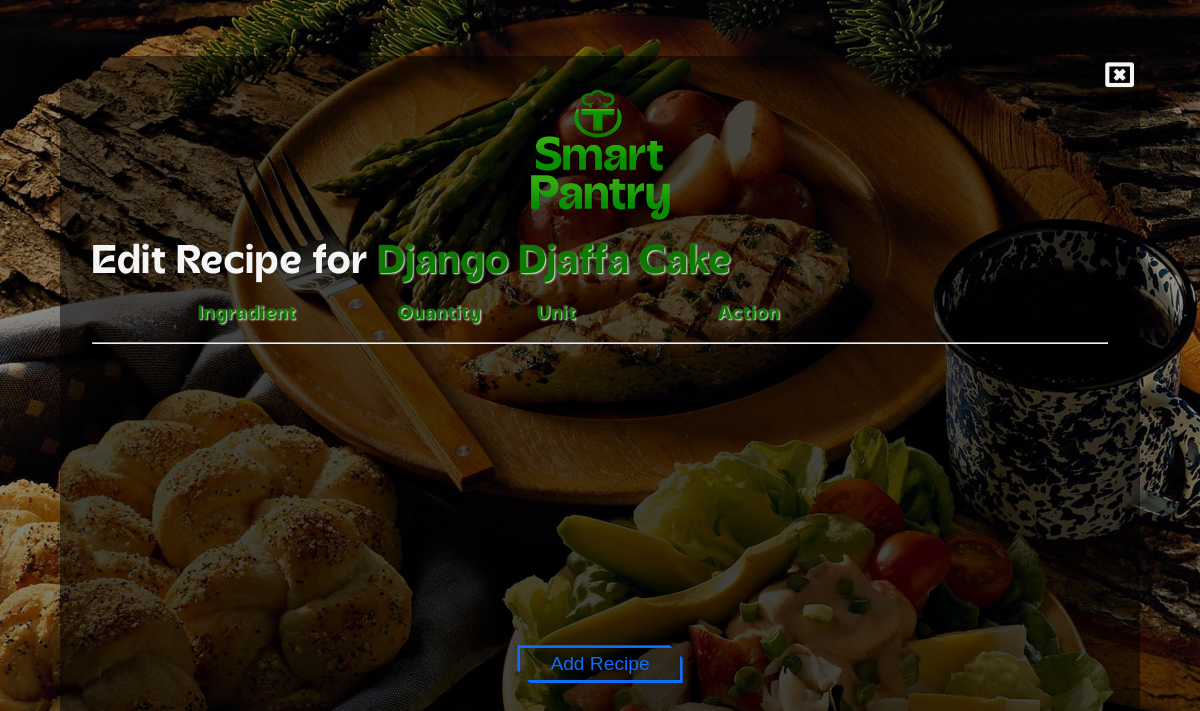
The app's page /Recipes/Edit/1, older data.
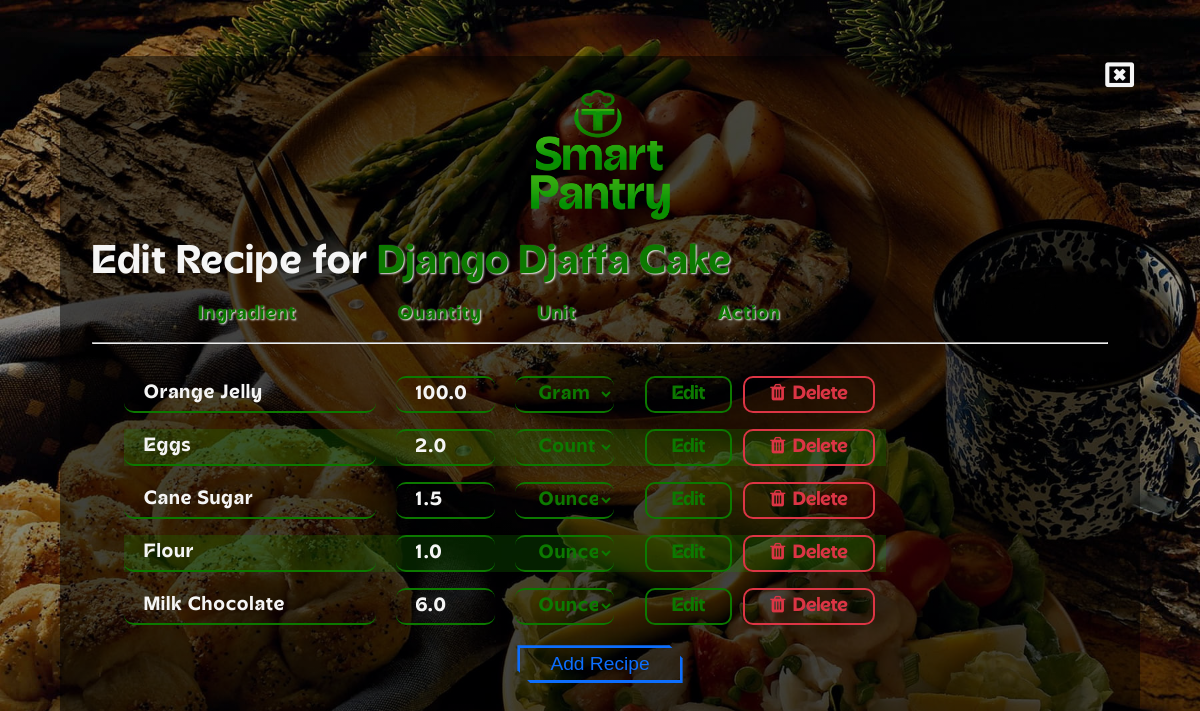
The same page, newer data.
### inventory/models.py (models this page shows)
class RecipeRequirement(models.Model):
    Menu_item = models.ForeignKey("MenuItem", verbose_name=("Menu Item"), on_delete=models.CASCADE)
    Ingradint = models.ForeignKey("Ingradient", verbose_name=("Recipe"), on_delete=models.PROTECT)
    Quantity = models.FloatField(default=0, blank=False, null=False)
    Unit = models.CharField(default="gram", max_length=6, choices=units)

class Ingradient(models.Model):
    states = [
        ("li", "liquid"),
        ("so", "solid"),
        ("co", "count")
    ]
    Name = models.CharField(max_length=50)
    State = models.CharField(max_length=2, choices=states)
    Quantity = models.FloatField(default=0)
    Unit = models.CharField(max_length=6, choices=units)
    Unit_price = models.FloatField(default=0)

### inventory/views.py (the view)
# urls.py: path("Recipes/Edit/<itemID>", views.Recipe_Edit_Page, name="recipe_edit_page"),
def Recipe_Edit_Page(request, itemID):
    recipe_item = RecipeRequirement.objects.filter(Menu_item = itemID)
    menu_item = MenuItem.objects.get(id = itemID)
    title = menu_item.Title
    menuID = menu_item.id
    left_ingradient = []
    ingradients = Ingradient.objects.all()
    for ingradient in ingradients:
        count = 0
        for recipe in recipe_item:
            if ingradient == recipe.Ingradint:
                count = count + 1
            else:
                continue
        if count == 0:
            left_ingradient.append(ingradient)
    units = [
            "teaspoon",
            "tablespoon",
            "pound",
            "gram",
            "kilogram",
            "ounce",
            "mililitre",
            "litre",
            "glass",
            "gallon",
            "count"
        ]
    context = {
        "recipe_item" : recipe_item,
        "title" : title,
        "menuID" : menuID,
        "units" : units,
        "ingradients": left_ingradient,
    }
    return render(request, "inventory/recipe_edit.html", context)

### inventory/templates/inventory/recipe_edit.html (shortened to what this page needs)
{% load static %}
{% load my_filters %}
<!DOCTYPE html>
<html lang="en">
<head>
    <link rel="stylesheet" href="{% static 'inventory/font-awesome/css/font-awesome.min.css' %}">
    <link rel="stylesheet" href="{% static 'inventory/css/recipe_edit.css' %}">
</head>
<body>
    <div class="main">
        <button onclick="backtoMenu()" class="close"><i class="fa fa-window-close-o" aria-hidden="true"></i></button>
        <div class="my_forms">
            <div class="logo">
                <img src="{% static 'inventory/images/logo vertical.png' %}" alt="logo">
            </div>
            <h1 class="title">Edit Recipe for&nbsp; <span>{{ title }}</span></h1>
            <div class="header">
                <div class="heads">
                    <span class="big">Ingradient</span>
                    <span class="small">Quantity</span>
                    <span class="small">Unit</span>
                    <span class="big">Action</span>
                </div>
            </div>
            <hr>
            <div class="forms">
                {% for item in recipe_item %}
                <div class="form">
                    <form action="{% url 'recipe_edit' item.id %}" method="post">
                        <div class="input">
                            <input type="text" name="recipe_item" value="{{item.Ingradint.Name}}" class="big Reci_name" disabled>
                            {% if item.Unit == "count" %}
                            <input type="number" name="recipe_quantity" value="{{item.Quantity}}" step="1" class="small Reci_quantity">
                            {% else %}
                            <input type="number" name="recipe_quantity" value="{{item.Quantity}}" step="0.01" class="small Reci_quantity">
                            {% endif %}
                            <select name="recipe_unit" class="small Reci_unit">
                                {% if item.Unit == "count" %}
                                    <option value="count">{{item.Unit}}</option>
                                {% else %}
                                    {% for unit in units %}
                                    {% if unit == item.Unit %}
                                        <option value="{{unit}}" selected>{{unit}}</option>
                                    {% else %}
                                        <option value="{{unit}}">{{unit}}</option>
                                    {% endif %}
                                    {% endfor %}
                                {% endif %}
                            </select>
                            <div class="button big">
                                <input type="submit" value="Edit" class="btn edi">
                                <a href="{% url 'recipe_delete' item.id menuID %}" class="btn del"><i class="fa fa-trash"></i>&nbsp;&nbsp;Delete</a>
                            </div>
                        </div>
                    </form>
                </div>
                {% endfor %}
            </div>
            <div class="add_button">
                <button onclick="popup()" id="btn">Add Recipe</button>
            </div>
    </div>
</body>
</html>

Row changes from the older to the newer data that the page shows:
added RecipeRequirement: recipe_item "orange jelly", recipe_quantity "100.0", recipe_unit "gram"
added RecipeRequirement: recipe_item "eggs", recipe_quantity "2.0", recipe_unit "count"
added RecipeRequirement: recipe_item "cane sugar", recipe_quantity "1.5", recipe_unit "ounce"
added RecipeRequirement: recipe_item "flour", recipe_quantity "1.0", recipe_unit "ounce"
added RecipeRequirement: recipe_item "milk chocolate", recipe_quantity "6.0", recipe_unit "ounce"
